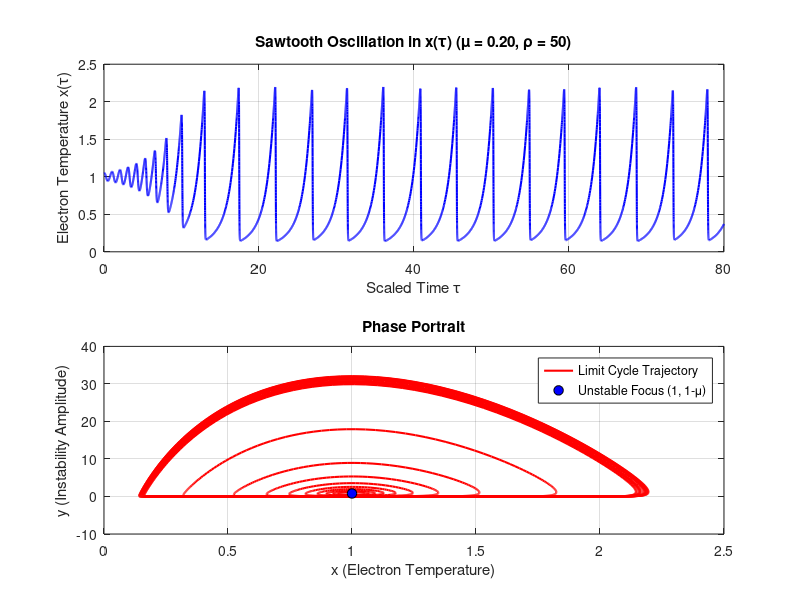

Write the MATLAB code that produced this figure.
%1d


mu = 0.2;     
rho = 50;     

odetokamuk = @(t, state) [ ...
    state(1)^(0.5) * (state(1)*(1 - mu*state(1)) - state(2)); ...
    rho * (state(1) - 1) * state(2) ...
];


tspan = [0, 80];
x0 = 1.05;
y0 = (1 - mu) * 0.95;


options = odeset('RelTol', 1e-6, 'AbsTol', 1e-8);


[t, state] = ode45(odetokamuk, tspan, [x0; y0], options);
x = state(:, 1);
y = state(:, 2);


figure('Position', [100, 100, 900, 650]);


subplot(2, 1, 1);
plot(t, x, 'b-', 'LineWidth', 1.5);
xlabel('Scaled Time \tau');
ylabel('Electron Temperature x(\tau)');
title(sprintf('Sawtooth Oscillation in x(\\tau) (\\mu = %.2f, \\rho = %d)', mu, rho));
grid on;


subplot(2, 1, 2);
plot(x, y, 'r-', 'LineWidth', 1.5); hold on;
plot(1, 1 - mu, 'ko', 'MarkerFaceColor', 'b', 'MarkerSize', 7); % Unstable Focus
xlabel('x (Electron Temperature)');
ylabel('y (Instability Amplitude)');
title('Phase Portrait');
legend('Limit Cycle Trajectory', 'Unstable Focus (1, 1-\mu)', 'Location', 'northeast');
grid on; hold off;
